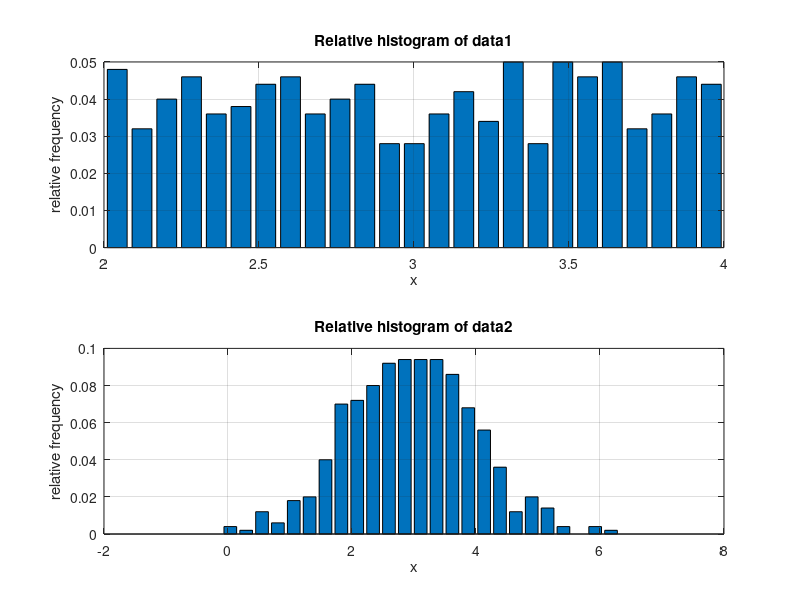

Reproduce this figure in MATLAB.
clc; clear;
close all;
data1=2*rand(1,500)+2;
data2=randn(1,500)+3;
n1=length(data1);
[freq1,x1]=hist(data1,25);
rfreq1=freq1/n1;
n2=length(data2);
[freq2,x2]=hist(data2,25);
rfreq2=freq2/n2;

subplot(2,1,1),bar(x1,rfreq1),title('Relative histogram of data1'), grid,...
    xlabel('x'),ylabel('relative frequency'),...
subplot(2,1,2),bar(x2,rfreq2),title('Relative histogram of data2'),grid,...
    xlabel('x'),ylabel('relative frequency')